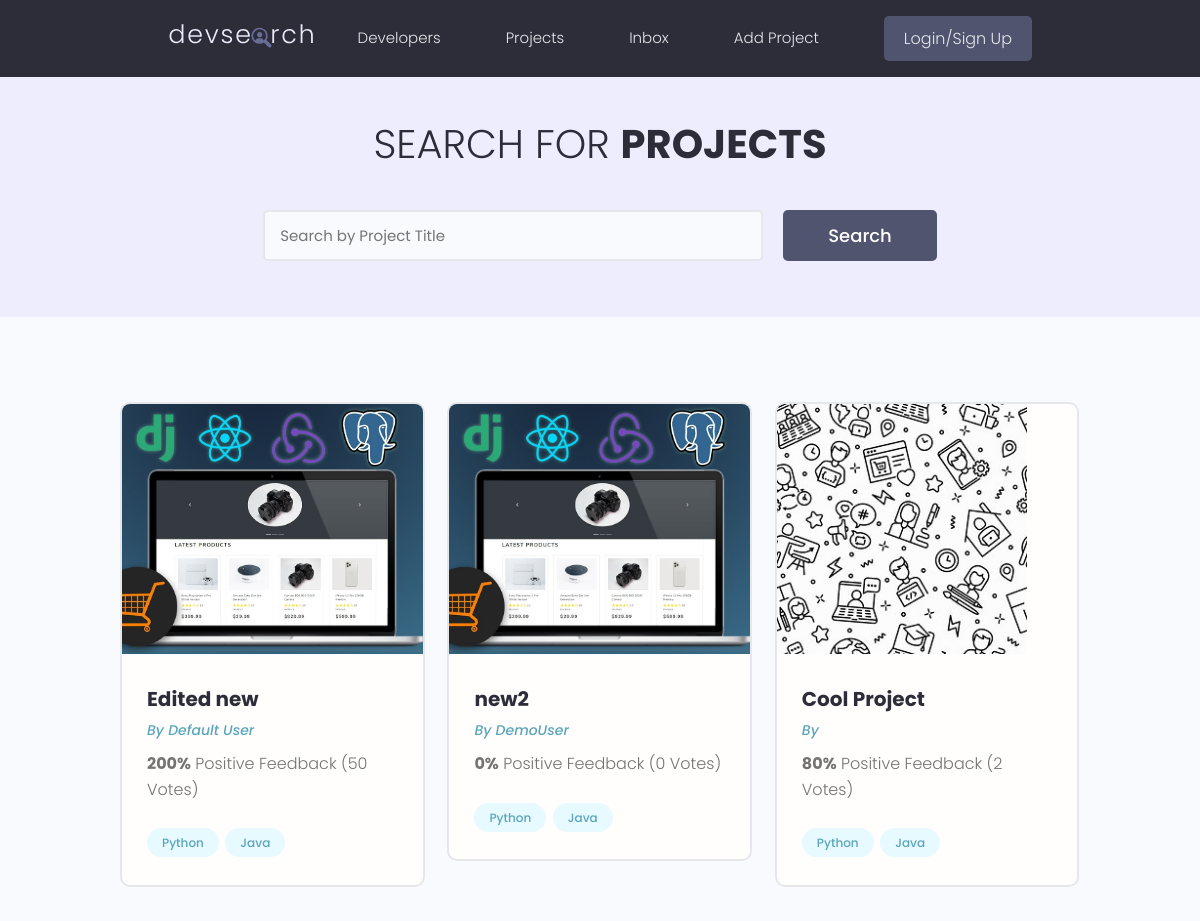
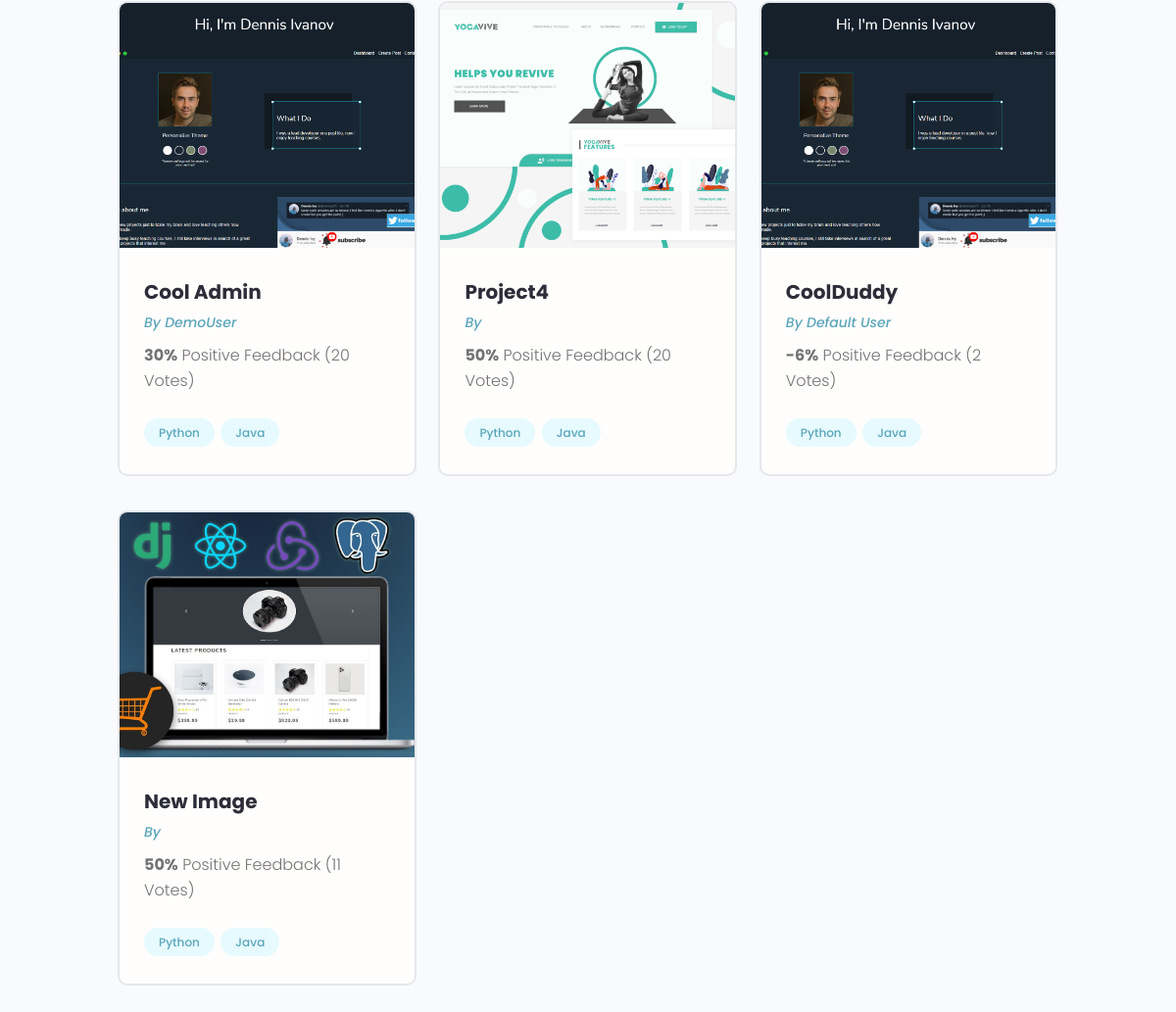
/projects/, run on the app's committed database (2 pictures, top to bottom).
### projects/models.py (models this page shows, shortened)
class Project(models.Model):
    owner = models.ForeignKey(Profile, null=True, blank=True, on_delete=models.SET_NULL)
    title = models.CharField(max_length=2000, unique=True)
    description = models.TextField(null=True, blank=True)
    featured_image = models.ImageField(null=True, blank=True, default="default.jpg")
    demo_link = models.CharField(max_length=2000, null=True, blank=True)
    source_link = models.CharField(max_length=2000, null=True, blank=True)
    tags = models.ManyToManyField('Tag', blank=True)
    vote_total = models.IntegerField(default=0, null=True, blank=True)
    vote_ratio = models.IntegerField(default=0, null=True, blank=True)
    created = models.DateTimeField(auto_now_add=True)
    id = models.UUIDField(default=uuid.uuid4, unique=True, primary_key=True, editable=False)

class Tag(models.Model):
      name = models.CharField(max_length=200)
      created = models.DateTimeField(auto_now_add=True)
      id = models.UUIDField(default=uuid.uuid4, unique=True, primary_key=True, editable=False)
      def __str__(self):
          return self.name

### users/models.py (models this page shows, shortened)
class Profile(models.Model):
    user = models.OneToOneField(User, on_delete=models.CASCADE, null=True, blank=True)
    name = models.CharField(max_length=200, blank=True, null=True)
    username = models.CharField(max_length=200, blank=True, null=True)
    email = models.EmailField(max_length=500, blank=True, null=True)
    short_intro = models.CharField(max_length=200, blank=True, null=True)
    bio = models.TextField(blank=True, null=True)
    profile_image = models.ImageField(null=True, blank=True, upload_to='profiles/', default="profiles/user-default.png" )
    social_github = models.CharField(max_length=200, blank=True, null=True)
    social_twitter = models.CharField(max_length=200, blank=True, null=True)
    social_linkedin = models.CharField(max_length=200, blank=True, null=True)
    social_youtube = models.CharField(max_length=200, blank=True, null=True)
    created = models.DateTimeField(auto_now_add=True)
    id = models.UUIDField(default=uuid.uuid4, unique=True, primary_key=True, editable=False)

### projects/views.py (the view)
# urls.py: path('projects/', include('projects.urls')),
def projects(request):
    projects = Project.objects.all()
    context = {'projects': projects}
    return render(request,'projects/projects.html', context)

### projects/templates/projects/projects.html (shortened to what this page needs)
{% extends 'main.html' %}
{% block content %}
<main class="projects">
    <section class="hero-section text-center">
      <div class="container container--narrow">
        <div class="hero-section__box">
          <h2>Search for <span>Projects</span></h2>
        </div>
        <div class="hero-section__search">
          <form class="form" action="#" method="get">
            <div class="form__field">
              <input class="input input--text" id="formInput#search" type="text" name="text"
                placeholder="Search by Project Title" />
            </div>
            <input class="btn btn--sub btn--lg" type="submit" value="Search" />
          </form>
        </div>
      </div>
    </section>
    <section class="projectsList">
      <div class="container">
        <div class="grid grid--three">
            {% for project in projects %}
          <div class="column">
            <div class="card project">
              <a href="{% url 'project' project.id %}" class="project">
                <img class="project__thumbnail" src="{{project.featured_image.url}}" alt="project thumbnail" />
                <div class="card__body">
                  <h3 class="project__title">{{project.title}}</h3>
                  <p><a class="project__author" href="{% url 'project' project.id %}">By {{project.owner.name}}</a></p>
                  <p class="project--rating">
                    <span style="font-weight: bold;">{{project.vote_total}}%</span> Positive
                    Feedback ({{project.vote_ratio}} Vote{{project.vote_total|pluralize:"s"}})
                  </p>
                  <div class="project__tags">
                    {% for tag in project.tags.all %}
                    <span class="tag tag--pill tag--main">
                      <small>{{tag}}</small>
                    </span>
                    {% endfor %}
                  </div>
                </div>
              </a>
            </div>
          </div>
          {% endfor %}
        </div>
      </div>
    </section>
  </main>
{% endblock content %}

### templates/main.html (shortened to what this page needs)
<!DOCTYPE html>
{% load static %}
<html>
<head>
    <link rel="stylesheet" href="https://cdn.iconmonstr.com/1.3.0/css/iconmonstr-iconic-font.min.css" />
    <link rel="stylesheet" href="{% static 'uikit/styles/uikit.css' %}" />
    <link rel="stylesheet" href="{% static 'styles/app.css' %}" />
</head>
<body>
    {%include 'navbar.html'%}
    {% block content %}
    {% endblock content%}
</body>
</html>

### templates/navbar.html (shortened to what this page needs)
{% load static %}
 <header class="header">
    <div class="container container--narrow">
      <a href="{% url 'profiles' %}" class="header__logo">
        <img src="{% static 'images/logo.svg' %}" alt="DevSearch Logo" />
      </a>
      <nav class="header__nav">
        <ul class="header__menu">
          <li class="header__menuItem"><a href="{% url 'profiles' %}">Developers</a></li>
          <li class="header__menuItem"><a href="{% url 'prod' %}">Projects</a></li>
          <li class="header__menuItem"><a href="">Inbox</a></li>
          <li class="header__menuItem"><a href="{% url 'create-project' %}">Add Project</a></li>
          <li class="header__menuItem"><a href="" class="btn btn--sub">Login/Sign Up</a></li>
        </ul>
      </nav>
    </div>
  </header>

### static/styles/app.css (style rules this page uses)
:root { --color-sub: #2d2d39; }
.btn--sub { background-color: var(--color-sub-light); }
.card { border: 2px solid var(--color-light); }
img { width: 100%; }
.header { position: sticky; z-index: 111; background-color: var(--color-sub); padding: 1.5rem 0; }
.header > .container { display: flex; justify-content: space-between; align-items: center; }
.header__logo > img { height: 3.8rem; }
.header__nav > ul { display: inline-flex; align-items: center; list-style: none; gap: 6.5rem; }
.header__menuItem > a { color: var(--color-light); font-weight: 300; }
.hero-section { height: 40vh; display: flex; align-items: center; background-color: var(--color-sub); }
.hero-section__box { margin-bottom: 4rem; }
.hero-section__box > h2, .hero-section__box > h2 > span { font-size: 4rem; color: var(--color-light); line-height: 1.3; text-transform: uppercase; }
.hero-section__box > h2 { font-weight: 300; }
.hero-section__box > h2 > span { font-weight: 700; }
.hero-section__search > .form { display: flex; align-items: center; justify-content: center; gap: 2rem; }
.hero-section__search > .form input.input--text { width: 50rem; }
.project__author { font-size: 1.4rem; font-style: italic; }
.project--rating { margin-bottom: 1.6em; margin-top: .5em; }
.projects > .hero-section { background: var(--color-sub-lighter); height: 30vh; }
.projects .hero-section__box { margin-bottom: 2.5rem; }
.projects .hero-section__box > h2 { color: var(--color-sub); }
.projects .hero-section__box > h2 > span { font-weight: 700; color: var(--color-sub); }
.projectsList { margin-top: 8rem; }
.project__thumbnail { height: 25rem; object-fit: cover; object-position: top center; }
.project__title { font-size: 2rem; font-weight: 700; color: var(--color-sub); }

### static/uikit/styles/modules/_variables.css (style rules this page uses)
:root { --color-main: #5aa5b9; --color-main-light: #e6faff; --color-sub: #3f4156; --color-sub-light: #51546e; --color-sub-lighter: #ededfd; --color-text: #737373; --color-gray: #8b8b8b; --color-light: #e5e7eb; --color-light-gray: #767676; --color-bg: #f8fafd; --color-white: #fffefd; --color-white-light: #f3f3f3; --color-success: #359e64; --color-success-bg: #def8e8; --color-error: #fc4b0b; --color-error-bg: #fff2ee; --font-base: 'Poppins', arial, helvetica, 'Segoe UI', roboto, ubuntu, sans-serif; --font-monospace: 'Fira Code', 'Courier New', courier, monospace; --font-regular: 300; --font-medium: 500; --font-bold: 700; --generic-shadow: 1px 1px 5px #00000010; --generic-transition: all 0.3s ease-in-out; }

### static/uikit/styles/modules/_base.css (style rules this page uses)
* { margin: 0; padding: 0; box-sizing: border-box; text-rendering: optimizeLegibility; color: inherit; font-size: inherit; }
html { font-size: 50%; }
@media only screen and (min-width: 480px) { html { font-size: 56.25%; } }
@media only screen and (min-width: 1200px) { html { font-size: 62.5%; } }
body { line-height: 1.6; font-weight: 400; font-size: 1.5rem; color: var(--color-text); background-color: var(--color-bg); min-height: 100vh; }

### static/uikit/styles/modules/_typography.css (style rules this page uses)
* { font-family: var(--font-base); }
h2 { font-size: 3.6rem; font-weight: var(--font-bold); }
h3 { font-size: 3.2rem; font-weight: var(--font-medium); }
p, span, strong { font-size: 1.6rem; color: var(--color-text); font-weight: var(--font-regular); }
a { padding-bottom: 2px; text-decoration: none; display: inline-block; color: var(--color-main); font-weight: var(--font-medium); }

### static/uikit/styles/modules/_utilities.css (style rules this page uses)
.container { width: 92%; max-width: 165rem; margin: 0 auto; box-sizing: border-box; }
.container--narrow { width: 92%; max-width: 120rem; }
@media screen and (min-width: 1000px) { .container { width: 90%; } }
@media screen and (min-width: 1000px) { .container--narrow { width: 85%; } }
@media screen and (min-width: 1200px) { .container { width: 80%; } }
@media screen and (min-width: 1200px) { .container--narrow { width: 72%; } }
.text-center { text-align: center; }

### static/uikit/styles/modules/_button.css (style rules this page uses)
.btn { display: inline-block; position: relative; cursor: pointer; background-color: var(--color-light); font-weight: var(--font-medium); color: var(--color-sub); text-decoration: none; padding: 1rem 2rem; border-radius: 0.5rem; border: none; width: -webkit-fit-content; width: -moz-fit-content; width: fit-content; height: -webkit-fit-content; height: -moz-fit-content; height: fit-content; font-size: 1.6rem; outline-width: 0; outline-color: transparent; -webkit-backface-visibility: hidden; backface-visibility: hidden; transition: all 0.3s ease-in-out; }
.btn--sub { background-color: var(--color-sub); color: var(--color-white); }
.btn--lg { font-size: 1.8rem; padding: 1.2rem 4.5rem; }

### data on the page
Project: featured_image (picture), title "Edited new", owner.name "Default User", vote_total "200", vote_ratio "50"
Tag: name "Python"
Tag: name "Java"
Project: featured_image (picture), title "new2", owner.name "DemoUser", vote_total "0", vote_ratio "0"
Project: featured_image (picture), title "Cool Project", vote_total "80", vote_ratio "2"
Project: featured_image (picture), title "Cool Admin", owner.name "DemoUser", vote_total "30", vote_ratio "20"
Project: featured_image (picture), title "Project4", vote_total "50", vote_ratio "20"
Project: featured_image (picture), title "CoolDuddy", owner.name "Default User", vote_total "-6", vote_ratio "2"
Project: featured_image (picture), title "New Image", vote_total "50", vote_ratio "11"
